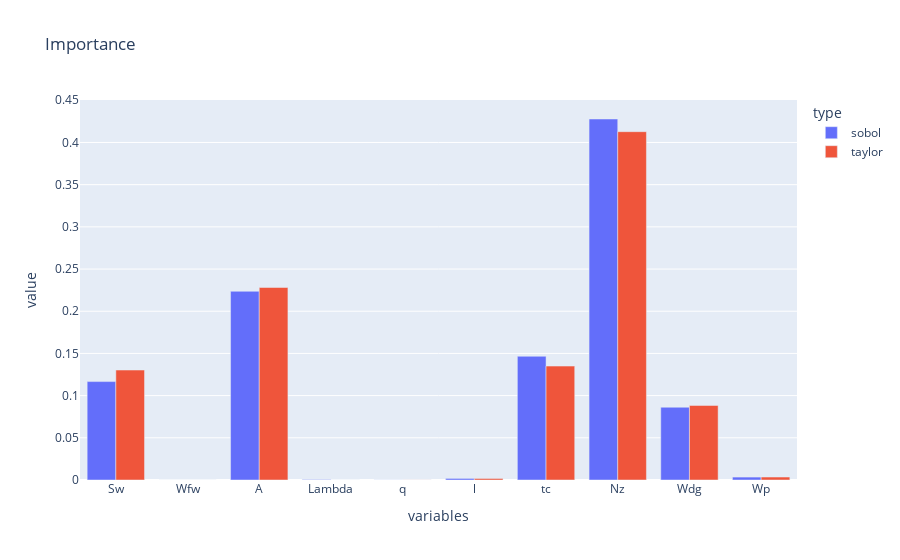

Notebook code for this chart:
### Markdown cell above
17. En déduire une estimation des indices de Sobol totaux de chacune des composantes de X.
En appliquant le même critère que pour les facteurs d’importance issus du développement
de Taylor, quels sont les composantes influentes et celles qui ne le sont pas? Comparer avec
le classement obtenu précédemment.

### Code cell
threshold = 0.005  # 0.5% threshold
influential_components = []
non_influential_components = []

# Seuil d'importance
threshold = 0.005

important_components = []
negligible_components = []


for i, index in enumerate(total_sobol_indices):
    if index > threshold:
        influential_components.append(i)
    else:
        non_influential_components.append(i)

print("Composantes importantes:", nom_sources[influential_components])
print("Composantes négligeables:", nom_sources[non_influential_components])

# plt.title("Comparaison")
# plt.bar(nom_sources, total_sobol_indices, label="Total Sobol indices", alpha=0.5)
# plt.bar(nom_sources, importance_factors, label="Importance Factors", alpha=0.8)
# plt.legend()

df1 = pd.DataFrame({})
df1["value"]=np.array(total_sobol_indices)
df1["variables"]=nom_sources_list
df1["type"]=["sobol" for _ in range(len(nom_sources_list))]

df2=pd.DataFrame({})
df2["value"]=(np.array(importance_factors))
df2["variables"]=(nom_sources_list)
df2["type"]=(["taylor" for _ in range(len(nom_sources_list))])

df=df1.append(df2)
fig = px.bar(df,x="variables", y="value",color="type", title='Importance',barmode='group')

fig.show()

### Figure 1 — Plotly figure (JSON) as saved in the notebook; plotly's stock layout.template omitted (floating-point values rounded to 4 significant figures)
{"data": [{"alignmentgroup": "True", "hovertemplate": "type=sobol<br>variables=%{x}<br>value=%{y}<extra></extra>", "legendgroup": "sobol", "marker": {"color": "#636efa", "pattern": {"shape": ""}}, "name": "sobol", "offsetgroup": "sobol", "orientation": "v", "showlegend": true, "textposition": "auto", "type": "bar", "x": ["Sw", "Wfw", "A", "Lambda", "q", "l", "tc", "Nz", "Wdg", "Wp"], "xaxis": "x", "y": [0.1166, 3.593e-06, 0.2236, 0.0005608, 9.958e-05, 0.001872, 0.1466, 0.4278, 0.08625, 0.003464], "yaxis": "y"}, {"alignmentgroup": "True", "hovertemplate": "type=taylor<br>variables=%{x}<br>value=%{y}<extra></extra>", "legendgroup": "taylor", "marker": {"color": "#EF553B", "pattern": {"shape": ""}}, "name": "taylor", "offsetgroup": "taylor", "orientation": "v", "showlegend": true, "textposition": "auto", "type": "bar", "x": ["Sw", "Wfw", "A", "Lambda", "q", "l", "tc", "Nz", "Wdg", "Wp"], "xaxis": "x", "y": [0.1303, 2.94e-06, 0.2282, 0, 8.251e-05, 0.001803, 0.135, 0.4128, 0.08833, 0.003516], "yaxis": "y"}], "layout": {"barmode": "group", "legend": {"title": {"text": "type"}, "tracegroupgap": 0}, "title": {"text": "Importance"}, "xaxis": {"anchor": "y", "domain": [0, 1], "title": {"text": "variables"}}, "yaxis": {"anchor": "x", "domain": [0, 1], "title": {"text": "value"}}}}
